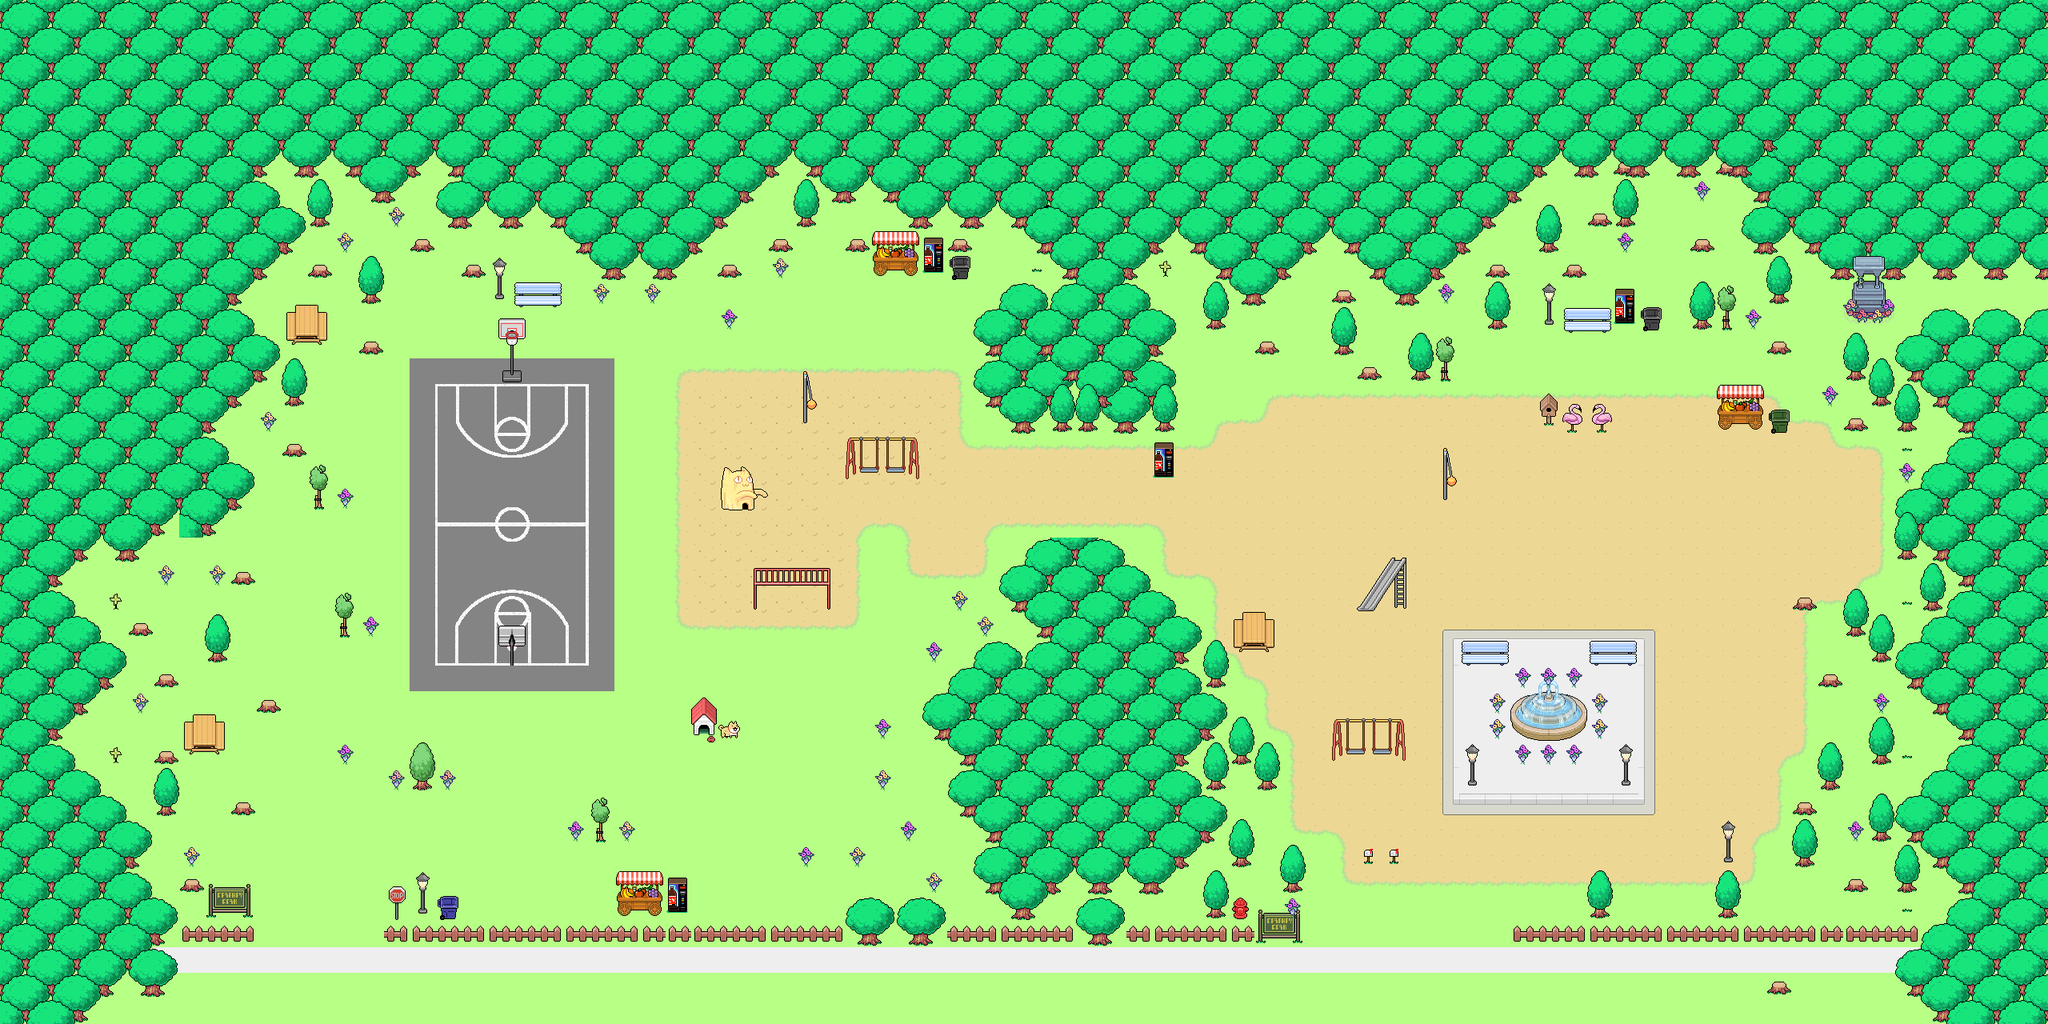

A 2D game scene composited from a Tiled map and its tileset images. What follows is a short description and the map's XML, with each tile layer's data collapsed to a summary:
An orthogonal 80x40 tile map with 32x32 px tiles, 7 tile layers (Ground, Tree, Basketball Base, Basketball court, ...), 3 tilesets.

<map version="1.10" tiledversion="1.11.0" orientation="orthogonal" renderorder="right-down" width="80" height="40" tilewidth="32" tileheight="32" infinite="0" nextlayerid="11" nextobjectid="1">
 <editorsettings>
  <export target="../public/Sprites/tilemap-data.json" format="json" />
 </editorsettings>
 <tileset firstgid="1" name="PC Computer - Omori - Faraway Town Exterior Day" tilewidth="32" tileheight="32" tilecount="1024" columns="32">
  <image source="../public/Sprites/PC Computer - Omori - Faraway Town Exterior Day.png" width="1024" height="1024" />
 </tileset>
 <tileset firstgid="1025" name="PC Computer - Omori - Faraway Town Buildings Day" tilewidth="32" tileheight="32" tilecount="1620" columns="30">
  <image source="../public/Sprites/PC Computer - Omori - Faraway Town Buildings Day.png" width="960" height="1728" />
 </tileset>
 <tileset firstgid="2645" source="Day-Tile.tsx" />
 <layer id="1" name="Ground" width="80" height="40">
  <data>[3200 cells, 3200 non-empty, 13 distinct tile ids]</data>
 </layer>
 <layer id="2" name="Tree" width="80" height="40">
  <data>[3200 cells, 1452 non-empty, 53 distinct tile ids]</data>
 </layer>
 <layer id="3" name="Basketball Base" width="80" height="40">
  <data>[3200 cells, 104 non-empty, 1 distinct tile ids]</data>
 </layer>
 <layer id="4" name="Basketball court" width="80" height="40">
  <data>[3200 cells, 182 non-empty, 77 distinct tile ids]</data>
 </layer>
 <layer id="5" name="Decoration" width="80" height="40">
  <data>[3200 cells, 330 non-empty, 113 distinct tile ids]</data>
 </layer>
 <layer id="7" name="RightBuilding" width="80" height="40">
  <data>[3200 cells, 171 non-empty, 74 distinct tile ids]</data>
 </layer>
 <layer id="8" name="RightBuildingDecoration" width="80" height="40">
  <data>[3200 cells, 116 non-empty, 48 distinct tile ids]</data>
 </layer>
</map>